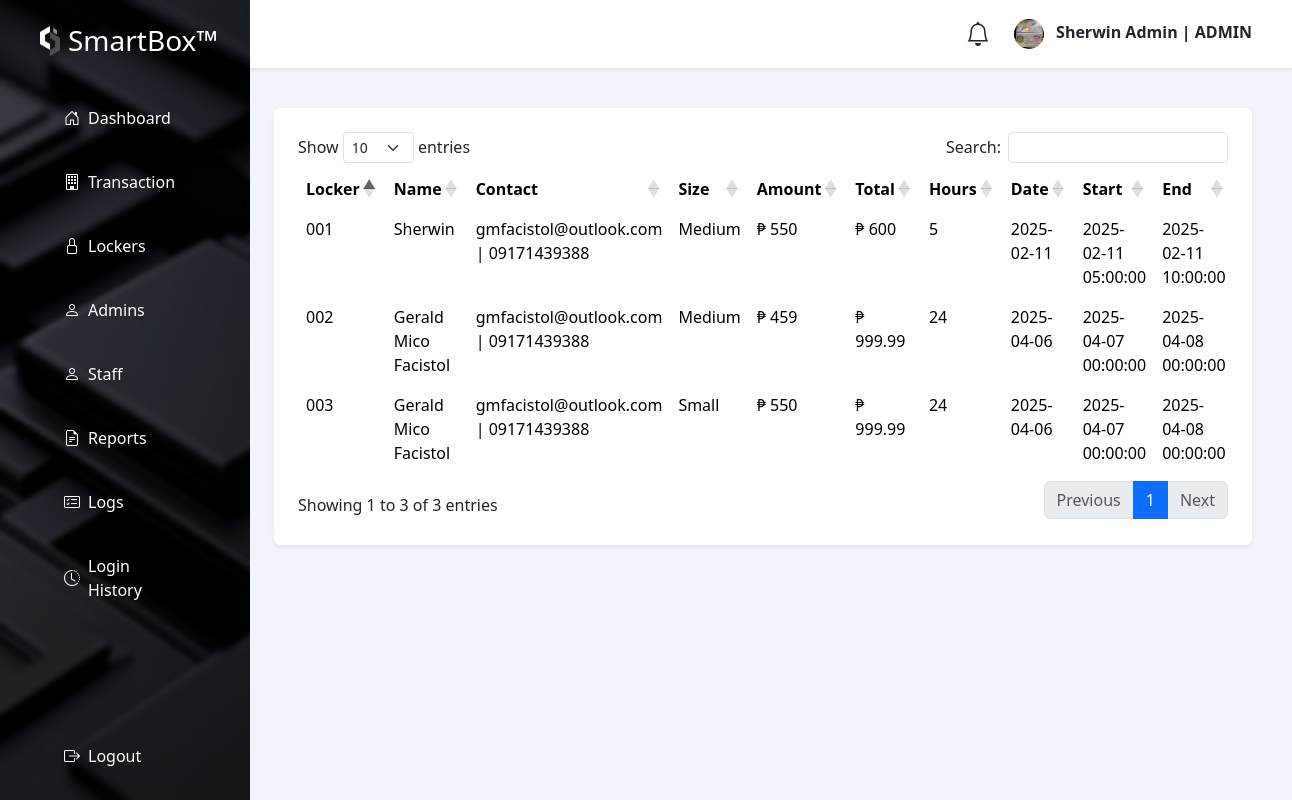
The page /views/admin/account/index.php?view=REPORTS (signed in) on the database its author committed.
### tables this page shows
CREATE TABLE `smart_users` (
  `user_id` int(11) NOT NULL,
  `image` varchar(255) NOT NULL,
  `firstname` varchar(50) NOT NULL,
  `lastname` varchar(50) NOT NULL,
  `contact` varchar(50) NOT NULL,
  `email` varchar(50) NOT NULL,
  `password` varchar(255) NOT NULL,
  `unhashed` varchar(50) NOT NULL,
  `code` int(11) NOT NULL,
  `status` varchar(50) DEFAULT 'UNVERIFIED',
  `role` int(11) NOT NULL,
  `staff_status` varchar(50) NOT NULL,
  `date_created` date DEFAULT curdate()
);

CREATE TABLE `smart_users_role` (
  `role_id` int(11) NOT NULL,
  `role_name` varchar(50) NOT NULL,
  `date_created` date DEFAULT curdate()
);

CREATE TABLE `smart_report` (
  `account_id` int(11) NOT NULL,
  `locker_id` int(11) NOT NULL,
  `name` varchar(50) NOT NULL,
  `phone` varchar(50) NOT NULL,
  `email` varchar(50) NOT NULL,
  `hours` int(11) NOT NULL,
  `price` double(5,2) NOT NULL,
  `payment` varchar(50) NOT NULL,
  `code` int(11) NOT NULL,
  `validationStatus` varchar(50) DEFAULT 'UN-VERIFIED',
  `session` varchar(50) NOT NULL DEFAULT 'VALID',
  `date_created` date DEFAULT curdate()
);

CREATE TABLE `smart_locker` (
  `id` int(11) NOT NULL,
  `locker` varchar(50) NOT NULL,
  `size` varchar(50) NOT NULL,
  `dimension` varchar(50) NOT NULL,
  `price` double(5,2) NOT NULL,
  `status` varchar(50) DEFAULT 'Available',
  `access` varchar(50) DEFAULT NULL,
  `date_created` date DEFAULT curdate()
);

### controller/UserAccountDbController.php (called while the page is built, shortened)
<?php
include('../../../connection/connection.php');
class smartBox extends DBController
{
    function myAccountAdmin($user_id)
    {
       $query = "CALL smart_LockerAccountSessionAdmin (?)";
        $params = array(
            array(
                "param_type" => "i",
                "param_value" => $user_id
            )
        );
        $accountCredentials = $this->getDBResult($query, $params);
        return $accountCredentials;
    }
    function smartReport()
    {
        $query = "CALL smart_ReportView";
        $report = $this->getDBResult($query);
        return $report;
    }
    function ActiveRentals()
    {
        $query = "CALL ActiveRentals";
        $activeRental = $this->getDBResult($query);
        return $activeRental;
    }
    function smart_profits()
    {
        $query = "CALL smart_profits";
        $activeProfits = $this->getDBResult($query);
        return $activeProfits;
    }
    function smart_rents()
    {
        $query = "CALL smart_rents";
        $activeRents = $this->getDBResult($query);
        return $activeRents;
    }
}
$portCont = new smartBox();
?>

### controller/session_admin.php (called while the page is built, shortened)
<?php
$user_id=$_SESSION['user_id'];
?>

### connection/connection.php (called while the page is built, shortened)
<?php
class DBController
{
    private $host = "localhost";
    private $user = "root";
    private $password = "";
    private $database = "smartbox_db";
    private $conn;
    function __construct()
    {
        $this->conn = mysqli_connect($this->host, $this->user, $this->password, $this->database);
    }
    function getDBResult($query, $params = array())
    {
        $sql_statement = $this->conn->prepare($query);
        if (! empty($params)) {
            $this->bindParams($sql_statement, $params);
        }
        $sql_statement->execute();
        $result = $sql_statement->get_result();
        if ($result->num_rows > 0) {
            while ($row = $result->fetch_assoc()) {
                $resultset[] = $row;
            }
        }
        if (! empty($resultset)) {
            return $resultset;
        }
    }
    function bindParams($sql_statement, $params)
    {
        $param_type = "";
        foreach ($params as $query_param) {
            $param_type .= $query_param["param_type"];
        }
        $bind_params[] = & $param_type;
        foreach ($params as $k => $query_param) {
            $bind_params[] = & $params[$k]["param_value"];
        }
        call_user_func_array(array(
            $sql_statement,
            'bind_param'
        ), $bind_params);
    }
}

### views/admin/routes/account/report.php (the view)
<div class="px-4 overflow-auto" style="max-height: calc(100vh);">
   <div class="row g-3 mb-4">
        <div class="row g-3">
            <div class="col-12">
                <div class="bg-white rounded shadow-sm mb-4 p-4">
                    <table id="accountLockerTable" class="table table-borderless">
                            <thead>
                                <tr>
                                    <th>Locker</th>
                                    <th>Name</th>
                                    <th>Contact</th>
                                    <th>Size</th>
                                    <th>Amount</th>
                                    <th>Total</th>
                                    <th>Hours</th>
                                    <th>Date</th>
                                    <th>Start</th>
                                    <th>End</th>
                                </tr>
                            </thead>
                            <tbody>
                                <?php
                                $report = $portCont->smartReport();
                                if (!empty($report)) {
                                    foreach ($report as $key => $report) {
                                ?>
                                <tr>
                                    <td><?php echo $report['locker']; ?></td>
                                    <td><?php echo $report['name']; ?></td>
                                    <td><?php echo $report['email']; ?> | <?php echo $report['phone']; ?></td>
                                    <td><?php echo $report['size']; ?></td>
                                    <td>₱ <?php echo $report['price']; ?></td>
                                    <td>₱ <?php echo $report['total']; ?></td>
                                    <td><?php echo $report['hours']; ?></td>
                                    <td><?php echo $report['date_created']; ?></td>
                                    <td><?php echo $report['date_start']; ?></td>
                                    <td><?php echo $report['date_end']; ?></td>
                                </tr>
                                <?php } } ?>
                            </tbody>
                        </table>
           </div>
       </div>
    </div>
</div>

### views/admin/account/index.php (shortened to what this page needs)
<?php
$view = isset($_GET['view']) ? $_GET['view'] : 'HOME';
include('../../../controller/UserAccountDbController.php');
include('../../../controller/session_admin.php');
$account = $portCont->myAccountAdmin($user_id);
$activeRent = $portCont->ActiveRentals();
$activeProfit = $portCont->smart_profits();
$activeRent = $portCont->smart_rents();
?>
<!DOCTYPE html>
<html lang="en">
<head>
    <link rel="stylesheet" href="../../../public/assets/bootstrap/css/bootstrap.min.css">
    <link rel="stylesheet" href="https://cdnjs.cloudflare.com/ajax/libs/font-awesome/4.7.0/css/font-awesome.min.css">
    <link rel="stylesheet" href="https://cdn.jsdelivr.net/npm/bootstrap-icons@1.11.3/font/bootstrap-icons.min.css">
    <link rel="stylesheet" type="text/css" href="https://cdn.datatables.net/1.12.1/css/dataTables.bootstrap5.min.css">
</head>
<body class="d-flex vh-100" style="background-color: #f1f4fb">
    <div class="d-flex flex-column text-white p-3" style="max-width: 250px; position: relative; background-image: url('../../../public/assets/images/bg.jpg'); background-size: cover;">
        <div class="d-flex align-items-center mb-4 px-4 py-2">
            <img src="../../../public/assets/images/logo.png" class="me-2" alt="Logo" style="width: 20px; height: 30px;">
            <h3 class="text-white m-0">SmartBox™</h3>
        </div>
        <?php if($account[0]['role_name'] == "ADMIN"){ ?>
        <a href="?view=HOME" class="d-flex align-items-center text-white text-decoration-none hover-bg-light rounded mb-2 px-5 py-3 w-100">
            <i class="bi bi-house-door me-2"></i>Dashboard
        </a>
        <a href="?view=TRANSRECORDS" class="d-flex align-items-center text-white text-decoration-none hover-bg-light rounded mb-2 px-5 py-3 w-100">
            <i class="bi bi-building me-2"></i> Transaction
        </a>
        <a href="?view=LOCKER" class="d-flex align-items-center text-white text-decoration-none hover-bg-light rounded mb-2 px-5 py-3 w-100">
            <i class="bi bi-lock me-2"></i>Lockers
        </a>
        <a href="?view=ADMIN" class="d-flex align-items-center text-white text-decoration-none hover-bg-light rounded mb-2 px-5 py-3 w-100">
            <i class="bi bi-person me-2"></i>Admins
        </a>
        <a href="?view=STAFF" class="d-flex align-items-center text-white text-decoration-none hover-bg-light rounded mb-2 px-5 py-3 w-100">
            <i class="bi bi-person me-2"></i>Staff
        </a>
        <a href="?view=REPORTS" class="d-flex align-items-center text-white text-decoration-none hover-bg-light rounded mb-2 px-5 py-3 w-100">
            <i class="bi bi-file-earmark-text me-2"></i>Reports
        </a>
        <a href="?view=LOGS" class="d-flex align-items-center text-white text-decoration-none hover-bg-light rounded mb-2 px-5 py-3 w-100">
            <i class="bi bi-card-checklist me-2"></i>Logs
        </a>
        <a href="?view=HISTORY" class="d-flex align-items-center text-white text-decoration-none hover-bg-light rounded px-5 py-3 w-100">
            <i class="bi bi-clock-history me-2"></i>Login History
        </a>
        <div class="mt-auto w-100">
            <a href="./logout.php" class="d-flex align-items-center text-white text-decoration-none hover-bg-light rounded px-5 py-3 w-100">
                <i class="bi bi-box-arrow-right me-2"></i>Logout
            </a>
        </div>
        <?php } ?>
    </div>
    <div class="flex-fill">
        <div class="d-flex justify-content-between align-items-center bg-white shadow-sm p-3 mb-4">
            <div class="d-flex align-items-center">
                <i class="bi bi-bell me-4" style="font-size: 1.5rem;"></i>
                    <span class="fw-bold me-4">
                        <img class="rounded-circle me-2" height="30px" width="30px" src="../users/upload/<?php echo $account[0]['image']; ?>"
                            alt="">
                        <?php echo $account[0]['firstname']; ?> | <?php echo $account[0]['role_name']; ?>
                    </span>
            </div>
        </div>
        <?php
        if(!empty($view))
        {
            switch($view)
            {
                case "REPORTS":
                    include('../routes/account/report.php');
                    break;
            }
        }
        else
        {
            include('./routes/account/home.php');
        }
        ?>
    </div>
<link rel="stylesheet" type="text/css" href="https://cdn.datatables.net/1.12.1/css/dataTables.bootstrap5.min.css">
</body>
</html>

### rows shown on the page
smart_users: image (picture), firstname "Sherwin Admin", smart_users_role.role_name "ADMIN"
smart_report: smart_locker.locker "001", name "Sherwin", email "gmfacistol@outlook.com", phone "09171439388", smart_locker.size "Medium", smart_locker.price "550", price "600", hours "5", date_created "2025-02-11", date_start "2025-02-11 05:00:00", date_end "2025-02-11 10:00:00"
smart_report: smart_locker.locker "003", name "Gerald Mico Facistol", email "gmfacistol@outlook.com", phone "09171439388", smart_locker.size "Small", smart_locker.price "550", price "999.99", hours "24", date_created "2025-04-06", date_start "2025-04-07 00:00:00", date_end "2025-04-08 00:00:00"
smart_report: smart_locker.locker "002", name "Gerald Mico Facistol", email "gmfacistol@outlook.com", phone "09171439388", smart_locker.size "Medium", smart_locker.price "459", price "999.99", hours "24", date_created "2025-04-06", date_start "2025-04-07 00:00:00", date_end "2025-04-08 00:00:00"
